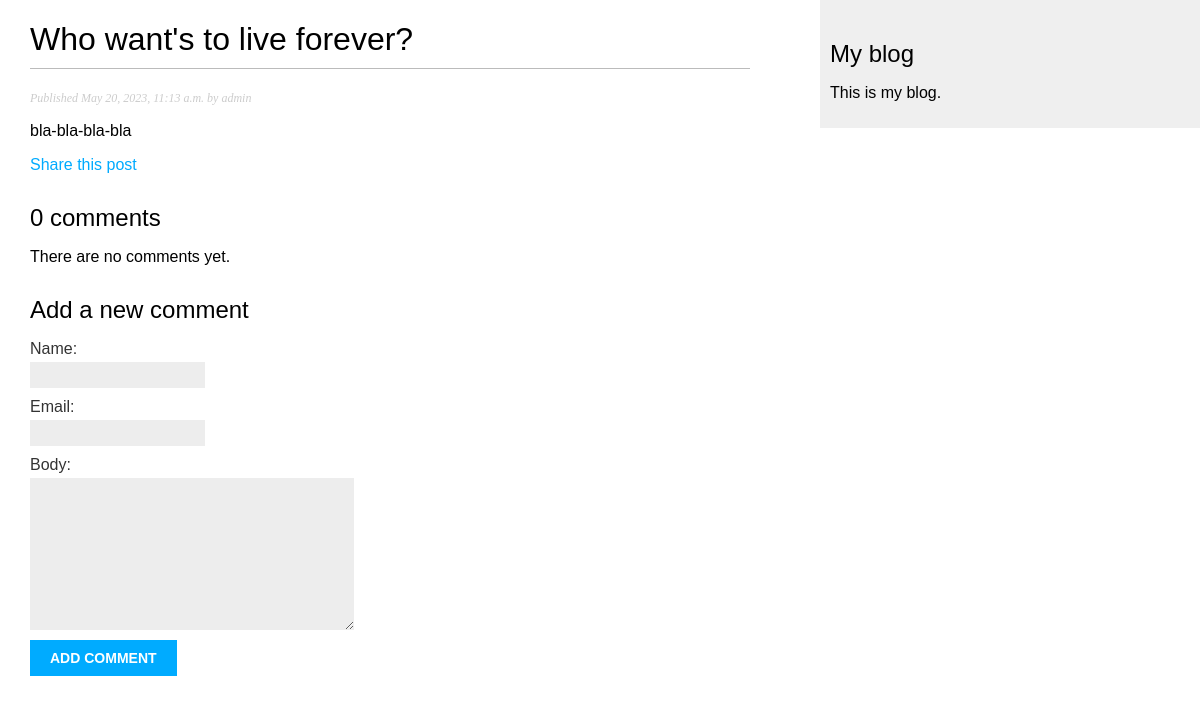
/blog/2023/5/20/who-wants-to-live-forever/, run on the app's committed database.
### blog/models.py (models this page shows, shortened)
class Post(models.Model):
    class Status(models.TextChoices):
        DRAFT = 'DF', 'Draft'
        PUBLISHED = 'PB', 'Published'
    title = models.CharField(max_length=250)
    slug = models.SlugField(
        max_length=250, unique_for_date='publish'
    )  # уникальное значение поля slug для определенной даты
    body = models.TextField()
    publish = models.DateTimeField(default=timezone.now)
    created = models.DateTimeField(auto_now_add=True)
    updated = models.DateTimeField(auto_now=True)
    status = models.CharField(max_length=2,
                              choices=Status.choices,
                              default=Status.DRAFT)
    author = models.ForeignKey(User,
                               on_delete=models.CASCADE,
                               related_name='blog_posts')
    objects = models.Manager()
    published = PublishedManager()
    class Meta:
        ordering = ['-publish']
        indexes = [
            models.Index(fields=['-publish']),
        ]

### blog/views.py (the view)
# urls.py: path('<int:year>/<int:month>/<int:day>/<slug:post>/', views.post_details, name='post_details'),
def post_details(request, year, month, day, post):
    post = get_object_or_404(Post,
                             status=Post.Status.PUBLISHED,
                             slug=post,
                             publish__year=year,
                             publish__month=month,
                             publish__day=day)
    comments = post.comments.filter(active=True)
    form = CommentForm()
    return render(request, 'blog/post/details.html', {
        'post': post,
        'comments': comments,
        'form': form
    })

### blog/forms.py
class CommentForm(forms.ModelForm):
    class Meta:
        model = Comment
        fields = ['name', 'email', 'body']

### blog/templates/blog/post/details.html (shortened to what this page needs)
{% extends "blog/base.html" %}
{% block content %}
  <h1>{{ post.title }}</h1>
  <p class="date">
    Published {{ post.publish }} by {{ post.author }}
  </p>
  {{ post.body|linebreaks }}
  <p>
    <a href="{% url "blog:post_share" post.id %}">
      Share this post
    </a>
  </p>
  {% with comments.count as total_comments %}
    <h2>
      {{ total_comments }} comment{{ total_comments|pluralize }}
    </h2>
  {% endwith %}
  {% for comment in comments %}
    <div class="comment">
      <p class="info">
        Comment {{ forloop.counter }} by {{ comment.name }}
        {{ comment.created }}
      </p>
      {{ comment.body|linebreaks }}
    </div>
  {% empty %}
    <p>There are no comments yet.</p>
  {% endfor %}
  {% include "blog/post/includes/comment_form.html" %}
{% endblock %}

### blog/static/css/blog.css (style rules this page uses)
body { margin:0; padding:0; font-family:helvetica, sans-serif; }
a { color:#00abff; text-decoration:none; }
h1 { font-weight:normal; border-bottom:1px solid #bbb; padding:0 0 10px 0; }
h2 { font-weight:normal; margin:30px 0 0; }
p.date { color:#ccc; font-family: georgia, serif; font-size: 12px; font-style: italic; }
label { float:left; clear:both; color:#333; margin-bottom:4px; }
input, textarea { clear:both; float:left; margin:0 0 10px; background:#ededed; border:0; padding:6px 10px; font-size:12px; }

### data on the page
Post: title "Who want's to live forever?", publish "May 20, 2023, 11:13 a.m.", author "admin", body "bla-bla-bla-bla"

### other printed values
{{ total_comments }} "0"
